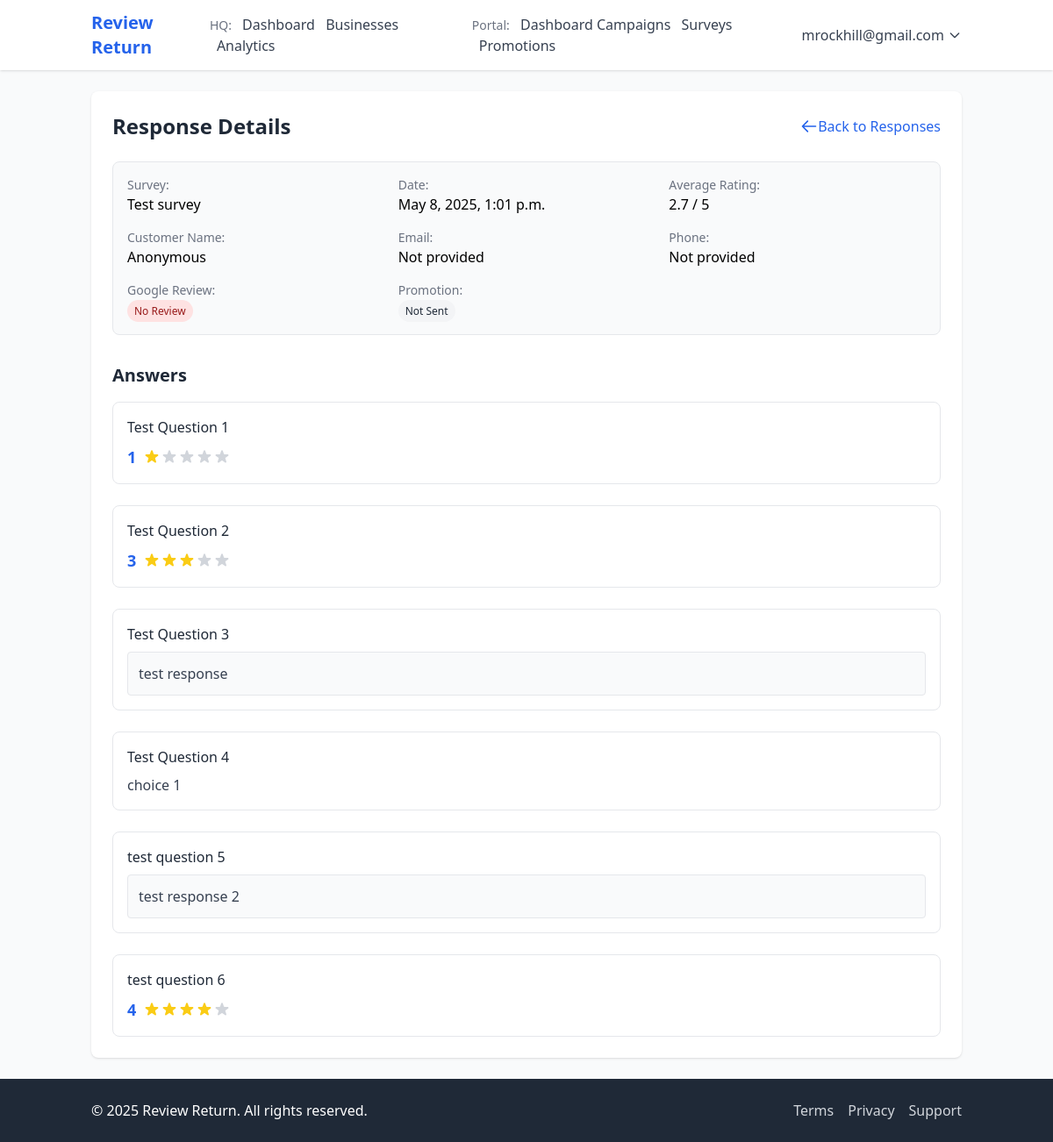
/portal/responses/1/ (signed in), run on the app's committed database.
### accounts/models.py (models this page shows, shortened)
class User(AbstractBaseUser, PermissionsMixin):
    email = models.EmailField(unique=True)
    first_name = models.CharField(max_length=150, blank=True)
    last_name = models.CharField(max_length=150, blank=True)
    is_staff = models.BooleanField(default=False)
    is_active = models.BooleanField(default=True)
    date_joined = models.DateTimeField(default=timezone.now)
    USERNAME_FIELD = 'email'
    REQUIRED_FIELDS = []
    objects = CustomUserManager()
    def get_full_name(self):
        return f"{self.first_name} {self.last_name}".strip() or self.email

### survey/models.py (models this page shows, shortened)
class CustomerResponse(models.Model):
    survey = models.ForeignKey(Survey, on_delete=models.CASCADE, related_name='responses')
    customer_name = models.CharField(max_length=200, blank=True, null=True)
    customer_email = models.EmailField(blank=True, null=True)
    customer_phone = models.CharField(max_length=20, blank=True, null=True)
    avg_rating = models.FloatField(null=True, blank=True)  # Calculated average rating
    left_google_review = models.BooleanField(default=False)
    promotion_sent = models.BooleanField(default=False)
    ip_address = models.GenericIPAddressField(blank=True, null=True)
    created_at = models.DateTimeField(auto_now_add=True)

class Answer(models.Model):
    response = models.ForeignKey(CustomerResponse, on_delete=models.CASCADE, related_name='answers')
    question = models.ForeignKey(Question, on_delete=models.CASCADE)
    text_answer = models.TextField(blank=True, null=True)
    rating_answer = models.IntegerField(blank=True, null=True)
    choice_answer = models.ForeignKey(Choice, on_delete=models.SET_NULL, null=True, blank=True)

### portal/models.py (models this page shows, shortened)
class Survey(models.Model):
    business = models.ForeignKey(Business, on_delete=models.CASCADE, related_name='surveys')
    campaign = models.ForeignKey(Campaign, on_delete=models.CASCADE, related_name='surveys', null=True)
    title = models.CharField(max_length=200)
    description = models.TextField(blank=True, null=True)
    is_active = models.BooleanField(default=True)
    created_at = models.DateTimeField(auto_now_add=True)
    updated_at = models.DateTimeField(auto_now=True)

class Question(models.Model):
    RATING = 'rating'
    TEXT = 'text'
    MULTIPLE_CHOICE = 'multiple_choice'
    QUESTION_TYPES = [
        (RATING, 'Rating'),
        (TEXT, 'Text'),
        (MULTIPLE_CHOICE, 'Multiple Choice'),
    ]
    survey = models.ForeignKey(Survey, on_delete=models.CASCADE, related_name='questions')
    text = models.CharField(max_length=255)
    question_type = models.CharField(max_length=20, choices=QUESTION_TYPES)
    required = models.BooleanField(default=True)
    order = models.IntegerField(default=0)
    class Meta:
        ordering = ['order']

class Choice(models.Model):
    question = models.ForeignKey(Question, on_delete=models.CASCADE, related_name='choices')
    text = models.CharField(max_length=255)
    order = models.IntegerField(default=0)
    class Meta:
        ordering = ['order']

### portal/views.py (the view)
# urls.py: path('responses/<int:pk>/', views.ResponseDetailView.as_view(), name='response_detail'),
@login_required
def response_detail(request, pk):
    try:
        business = request.user.business
        response = get_object_or_404(CustomerResponse, pk=pk, survey__business=business)
    except:
        return redirect('accounts:no_business_profile')
    context = {
        'business': business,
        'response': response,
        'answers': response.answers.all().select_related('question')
    }
    return render(request, 'portal/response_detail.html', context)

### templates/portal/response_detail.html (shortened to what this page needs)
{% extends 'base.html' %}
{% block content %}
<div class="bg-white shadow rounded-lg p-6">
    <div class="flex justify-between items-center mb-6">
        <h1 class="text-2xl font-bold text-gray-800">Response Details</h1>
        <a href="{% url 'portal:response_list' %}" class="text-blue-600 hover:text-blue-900 flex items-center">
            <svg class="h-5 w-5 mr-1" fill="none" stroke="currentColor" viewBox="0 0 24 24">
                <path stroke-linecap="round" stroke-linejoin="round" stroke-width="2" d="M10 19l-7-7m0 0l7-7m-7 7h18"></path>
            </svg>
            Back to Responses
        </a>
    </div>
    <div class="mb-8 bg-gray-50 p-4 rounded-lg border border-gray-200">
        <div class="grid grid-cols-1 md:grid-cols-3 gap-4">
            <div>
                <p class="text-sm text-gray-500">Survey:</p>
                <p class="font-medium">{{ response.survey.title }}</p>
            </div>
            <div>
                <p class="text-sm text-gray-500">Date:</p>
                <p class="font-medium">{{ response.created_at|date:"F j, Y, g:i a" }}</p>
            </div>
            <div>
                <p class="text-sm text-gray-500">Average Rating:</p>
                {% if response.avg_rating %}
                    <p class="font-medium">{{ response.avg_rating|floatformat:1 }} / 5</p>
                {% else %}
                    <p class="font-medium">N/A</p>
                {% endif %}
            </div>
            <div>
                <p class="text-sm text-gray-500">Customer Name:</p>
                <p class="font-medium">{{ response.customer_name|default:"Anonymous" }}</p>
            </div>
            <div>
                <p class="text-sm text-gray-500">Email:</p>
                <p class="font-medium">{{ response.customer_email|default:"Not provided" }}</p>
            </div>
            <div>
                <p class="text-sm text-gray-500">Phone:</p>
                <p class="font-medium">{{ response.customer_phone|default:"Not provided" }}</p>
            </div>
            <div>
                <p class="text-sm text-gray-500">Google Review:</p>
                {% if response.left_google_review %}
                    <span class="px-2 py-1 text-xs rounded-full bg-green-100 text-green-800">Left Review</span>
                {% else %}
                    <span class="px-2 py-1 text-xs rounded-full bg-red-100 text-red-800">No Review</span>
                {% endif %}
            </div>
            <div>
                <p class="text-sm text-gray-500">Promotion:</p>
                {% if response.promotion_sent %}
                    <span class="px-2 py-1 text-xs rounded-full bg-blue-100 text-blue-800">Sent</span>
                {% else %}
                    <span class="px-2 py-1 text-xs rounded-full bg-gray-100 text-gray-800">Not Sent</span>
                {% endif %}
            </div>
        </div>
    </div>
    <h2 class="text-xl font-semibold text-gray-800 mb-4">Answers</h2>
    {% if answers %}
        <div class="space-y-6">
            {% for answer in answers %}
                <div class="bg-white p-4 rounded-lg border border-gray-200">
                    <p class="font-medium text-gray-800 mb-2">{{ answer.question.text }}</p>
                    {% if answer.question.question_type == 'rating' %}
                        <div class="flex items-center">
                            <span class="text-lg font-bold text-blue-600 mr-2">{{ answer.rating_answer }}</span>
                            <div class="flex">
                            </div>
                        </div>
                    {% elif answer.question.question_type == 'text' %}
                        <p class="text-gray-700 bg-gray-50 p-3 rounded border border-gray-200">{{ answer.text_answer|default:"No response" }}</p>
                    {% elif answer.question.question_type == 'multiple_choice' %}
                        <p class="text-gray-700">{{ answer.choice_answer.text|default:"No selection" }}</p>
                    {% endif %}
                </div>
            {% endfor %}
        </div>
    {% else %}
        <div class="bg-gray-50 p-6 text-center rounded-lg border border-gray-200">
            <p class="text-gray-500">No answers found for this response.</p>
        </div>
    {% endif %}
</div>
{% endblock %}

### templates/base.html (shortened to what this page needs)
<!DOCTYPE html>
<html lang="en">
<head>
    {% load static %}
    {% load tailwind_tags %}
    {% tailwind_css %}
</head>
<body class="bg-gray-50 min-h-screen flex flex-col">
    <header class="bg-white shadow">
        <nav class="container mx-auto px-4 py-3 flex justify-between items-center">
            <div class="flex items-center">
                <a href="/" class="text-xl font-bold text-blue-600">Review Return</a>
            </div>
            <div class="flex items-center space-x-4">
                {% if user.is_authenticated %}
                    {% if user.is_staff %}
                        <div class="flex items-center space-x-4">
                            <div class="mr-4">
                                <span class="text-sm text-gray-500">HQ:</span>
                                <a href="{% url 'hq:home' %}" class="text-gray-700 hover:text-blue-600 ml-2">Dashboard</a>
                                <a href="{% url 'hq:business_list' %}" class="text-gray-700 hover:text-blue-600 ml-2">Businesses</a>
                                <a href="{% url 'hq:analytics' %}" class="text-gray-700 hover:text-blue-600 ml-2">Analytics</a>
                            </div>
                            <div>
                                <span class="text-sm text-gray-500">Portal:</span>
                                <a href="{% url 'portal:dashboard' %}" class="text-gray-700 hover:text-blue-600 ml-2">Dashboard</a>
                                <a href="{% url 'portal:manage_campaigns' %}" class="text-gray-700 hover:text-blue-600">Campaigns</a>
                                <a href="{% url 'portal:manage_surveys' %}" class="text-gray-700 hover:text-blue-600 ml-2">Surveys</a>
                                <a href="{% url 'portal:manage_promotions' %}" class="text-gray-700 hover:text-blue-600 ml-2">Promotions</a>
                            </div>
                        </div>
                    {% endif %}
                    <div class="relative inline-block text-left group">
                        <button class="text-gray-700 hover:text-blue-600 flex items-center">
                            {% if user.get_full_name %}
                                {{ user.get_full_name }}
                            {% else %}
                                {{ user.email }}
                            {% endif %}
                            <svg class="h-4 w-4 ml-1" fill="none" stroke="currentColor" viewBox="0 0 24 24">
                                <path stroke-linecap="round" stroke-linejoin="round" stroke-width="2" d="M19 9l-7 7-7-7"></path>
                            </svg>
                        </button>
                    </div>
                {% else %}
                    <a href="{% url 'accounts:login' %}" class="text-gray-700 hover:text-blue-600">Login</a>
                    <a href="{% url 'accounts:business_signup' %}" class="bg-blue-600 hover:bg-blue-700 text-white px-4 py-2 rounded-md">Sign Up</a>
                {% endif %}
            </div>
        </nav>
    </header>
    <main class="container mx-auto px-4 py-6 flex-grow">
        {% block content %}{% endblock %}
    </main>
    <footer class="bg-gray-800 text-white py-6 mt-auto">
        <div class="container mx-auto px-4">
            <div class="flex flex-col md:flex-row justify-between items-center">
                <div class="mb-4 md:mb-0">
                    <p>&copy; {% now "Y" %} Review Return. All rights reserved.</p>
                </div>
                <div class="flex space-x-4">
                    <a href="#" class="text-gray-300 hover:text-white">Terms</a>
                    <a href="#" class="text-gray-300 hover:text-white">Privacy</a>
                    <a href="#" class="text-gray-300 hover:text-white">Support</a>
                </div>
            </div>
        </div>
    </footer>
</body>
</html>

### data on the page
User: get_full_name "mrockhill@gmail.com"
CustomerResponse: survey "Test survey", created_at "May 8, 2025, 1:01 p.m.", avg_rating "2.7", customer_name "Anonymous", customer_email "Not provided", customer_phone "Not provided"
Answer: question.text "Test Question 1", rating_answer "1"
Answer: question.text "Test Question 2", rating_answer "3"
Answer: question.text "Test Question 3", text_answer "test response"
Answer: question.text "Test Question 4", choice_answer.text "choice 1"
Answer: question.text "test question 5", text_answer "test response 2"
Answer: question.text "test question 6", rating_answer "4"
